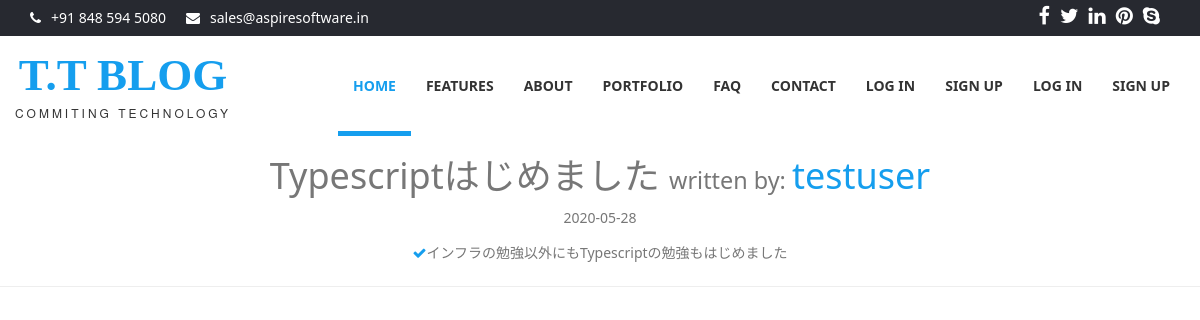
The app's page /post/2/ with its own data.
### blog/models.py (models this page shows, shortened)
class Post(models.Model):
    title=models.CharField(max_length=100)
    content=models.TextField()
    author=models.ForeignKey(User, on_delete=models.CASCADE)
    date_posted=models.DateField(default=timezone.now)

### blog/views.py (the view)
# urls.py: path('post/<int:pk>/', views.PostDetailView.as_view(),name='post-detail'),
class PostDetailView(DetailView):
    model = Post

### blog/templates/blog/post_detail.html (shortened to what this page needs)
{% extends 'account/base.html' %}
{%block body%}
<center>
<h1>{{object.title}} <small>written by: </small><span>{{post.author}}</span></h1>
<p class="subheading"> {{post.date_posted|date:'Y-m-d'}}</p>
<ul class="aboutul">
<li> <i class="fa fa-check"></i>{{post.content}}</li>
</ul>
<hr>
{%endblock body%}

### records on screen
Post: title "Typescriptはじめました", author "testuser", date_posted "2020-05-28", content "インフラの勉強以外にもTypescriptの勉強もはじめました"
